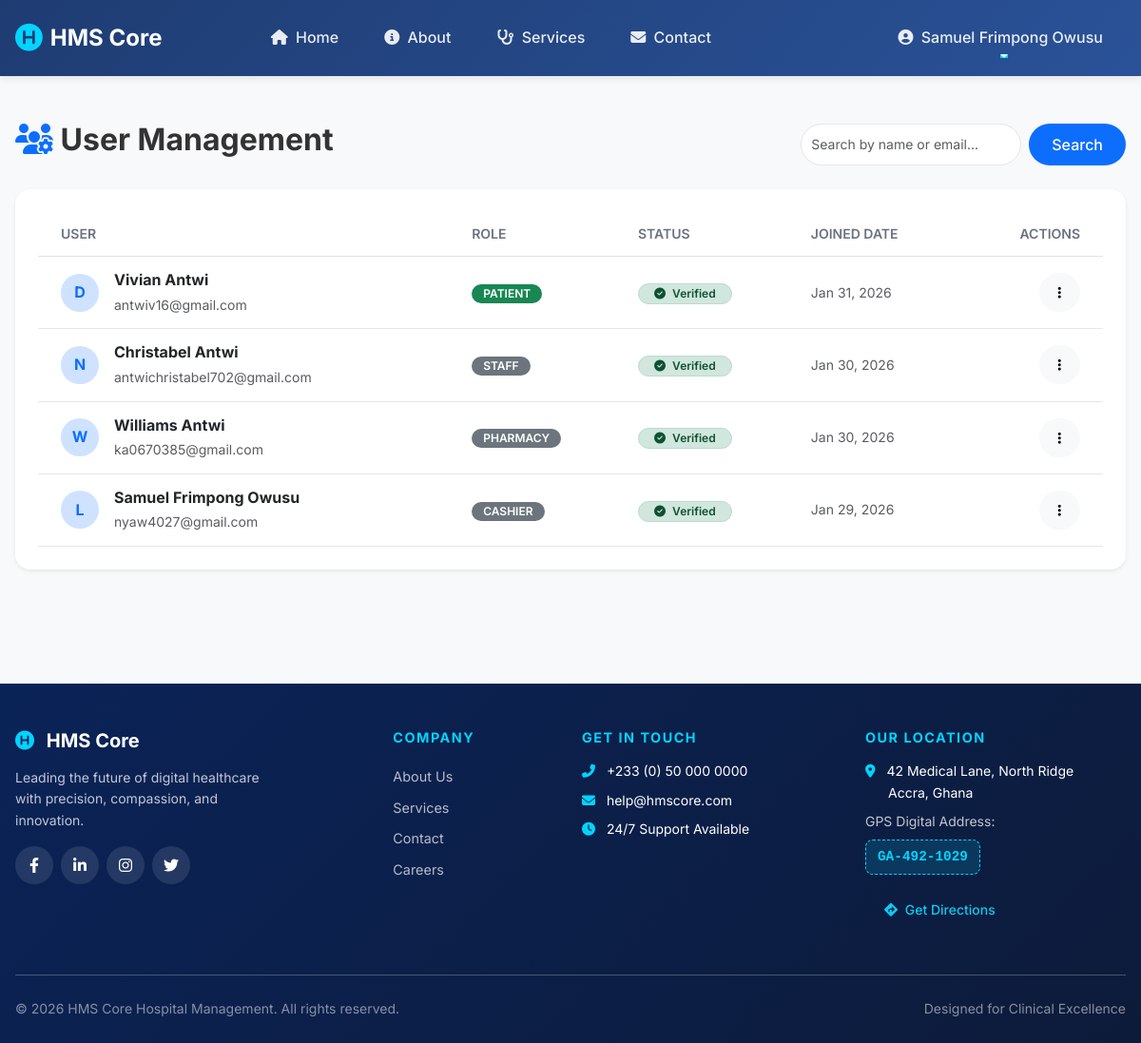
The page /manager/users/ (signed in) on the database as committed earlier.
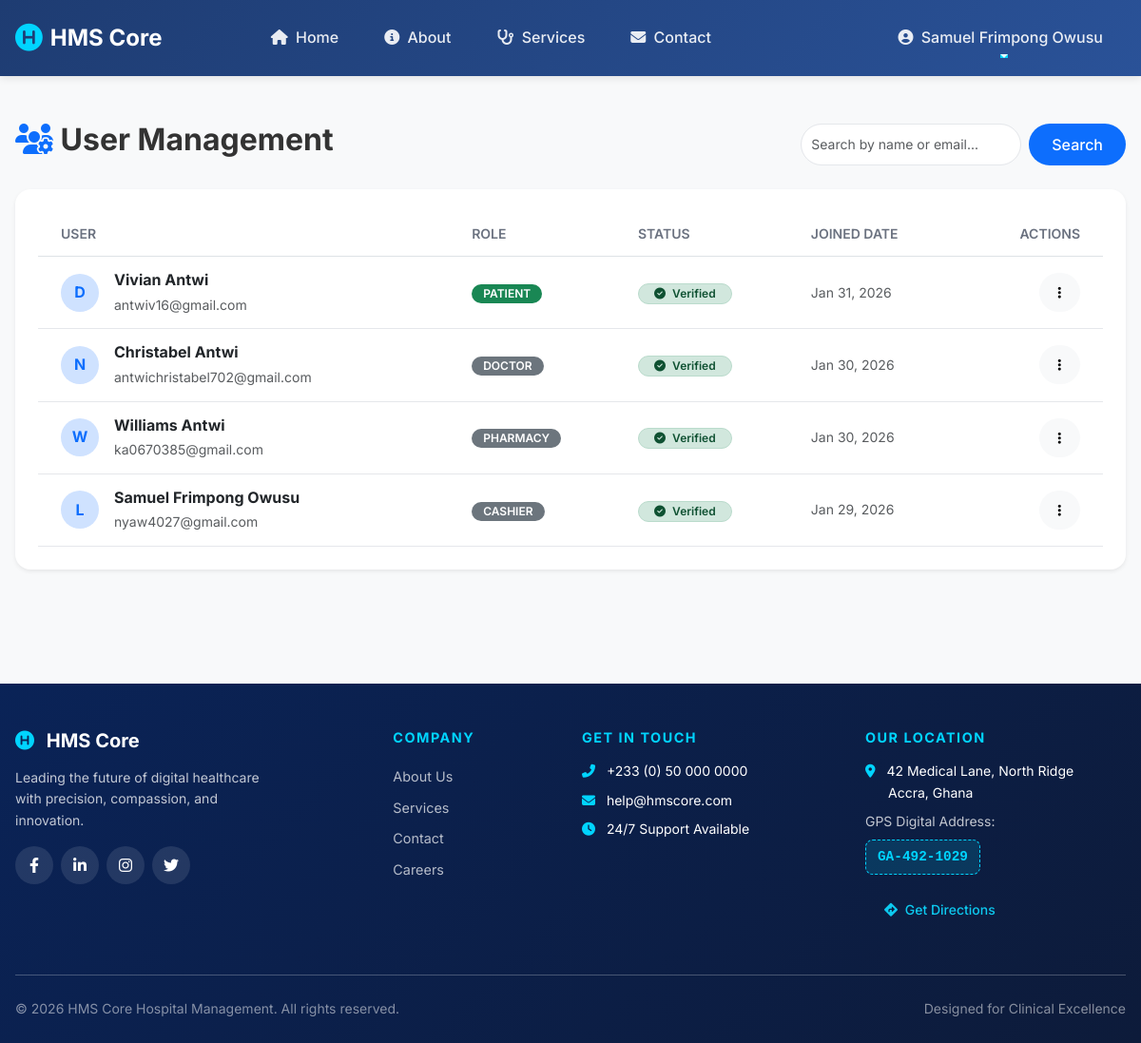
The same page on the database as committed later.
### accounts/models.py (models this page shows, shortened)
class User(AbstractUser):
    ROLE_CHOICES = (
        ('doctor', 'Doctor'),
        ('patient', 'Patient'),
        ('cashier', 'Cashier'),
        ('manager', 'Manager'),
        ('staff', 'Staff'),
        ('pharmacist', 'Pharmacist'), # Added this so your dashboard logic makes sense
        ('lab_tech', 'Lab Technician'),
    )
    role = models.CharField(max_length=20, choices=ROLE_CHOICES, default='patient')
    phone_number = models.CharField(max_length=15, blank=True, null=True)
    address = models.TextField(blank=True, null=True)
    date_of_birth = models.DateField(blank=True, null=True)
    profile_picture = models.ImageField(upload_to='profile_pics/', blank=True, null=True)
    created_at = models.DateTimeField(auto_now_add=True)
    updated_at = models.DateTimeField(auto_now=True)
    class Meta:
        ordering = ['-created_at']

### accounts/views.py (the view)
# urls.py: path('manager/users/', views.manage_users, name='manage_users'),
@login_required
def manage_users(request):
    if not (request.user.is_superuser or request.user.role == 'manager'):
        return redirect('dashboard')
    query = request.GET.get('search', '')
    users = User.objects.all().order_by('-date_joined')
    if query:
        users = users.filter(username__icontains=query) | users.filter(email__icontains=query)
    return render(request, 'manager/manage_users.html', {'users': users})

### templates/manager/manage_users.html (shortened to what this page needs)
{% extends 'shared/base.html' %}
{% block content %}
<div class="container py-5">
    <div class="d-flex justify-content-between align-items-center mb-4">
        <h2 class="fw-bold"><i class="fas fa-users-cog text-primary"></i> User Management</h2>
        <form class="d-flex" method="GET">
            <input class="form-control me-2 rounded-pill" type="search" name="search" placeholder="Search by name or email..." value="{{ request.GET.search }}">
            <button class="btn btn-primary rounded-pill px-4" type="submit">Search</button>
        </form>
    </div>
    <div class="card border-0 shadow-sm rounded-4 overflow-hidden">
        <div class="table-responsive">
            <table class="table table-hover align-middle mb-0">
                <thead class="bg-light">
                    <tr>
                        <th class="ps-4">User</th>
                        <th>Role</th>
                        <th>Status</th>
                        <th>Joined Date</th>
                        <th class="text-end pe-4">Actions</th>
                    </tr>
                </thead>
                <tbody>
                    {% for u in users %}
                    <tr>
                        <td class="ps-4">
                            <div class="d-flex align-items-center">
                                <div class="avatar-sm me-3 bg-primary-subtle text-primary rounded-circle d-flex align-items-center justify-content-center fw-bold" style="width: 40px; height: 40px;">
                                    {{ u.username|first|upper }}
                                </div>
                                <div>
                                    <span class="d-block fw-bold text-dark">{{ u.get_full_name|default:u.username }}</span>
                                    <span class="text-muted small">{{ u.email }}</span>
                                </div>
                            </div>
                        </td>
                        <td>
                            <span class="badge {% if u.role == 'doctor' %}bg-info{% elif u.role == 'manager' %}bg-dark{% elif u.role == 'patient' %}bg-success{% else %}bg-secondary{% endif %} rounded-pill">
                                {{ u.role|upper|default:"NONE" }}
                            </span>
                        </td>
                        <td>
                            {% if not u.is_active %}
                                <span class="badge bg-danger rounded-pill">
                                    <i class="fas fa-user-slash me-1"></i> Deactivated
                                </span>
                            {% elif u.profile.is_verified %}
                                <span class="badge bg-success-subtle text-success border border-success-subtle rounded-pill px-3">
                                    <i class="fas fa-check-circle me-1"></i> Verified
                                </span>
                            {% else %}
                                <span class="badge bg-warning-subtle text-warning border border-warning-subtle rounded-pill px-3">
                                    <i class="fas fa-clock me-1"></i> Pending
                                </span>
                            {% endif %}
                        </td>
                        <td class="text-muted small">{{ u.date_joined|date:"M d, Y" }}</td>
                        <td class="text-end pe-4">
                            <div class="dropdown">
                                <button class="btn btn-light btn-sm rounded-pill" data-bs-toggle="dropdown">
                                    <i class="fas fa-ellipsis-v"></i>
                                </button>
                            </div>
                        </td>
                    </tr>
                    {% endfor %}
                </tbody>
            </table>
        </div>
    </div>
</div>
{% endblock %}

### templates/shared/base.html (shortened to what this page needs)
<!DOCTYPE html>
<html lang="en">
<head>
    {% load static %}
    <link href="https://cdn.jsdelivr.net/npm/bootstrap@5.3.0/dist/css/bootstrap.min.css" rel="stylesheet">
    <link rel="stylesheet" href="https://cdnjs.cloudflare.com/ajax/libs/font-awesome/6.4.0/css/all.min.css">
    <link rel="stylesheet" href="{% static 'css/style.css' %}">
</head>
<body>
    <nav class="navbar navbar-expand-lg navbar-dark">
        <div class="container">
            <a class="navbar-brand" href="{% url 'home' %}">
                <i class="fas fa-hospital-symbol"></i>
                HMS Core
            </a>
            <div class="collapse navbar-collapse" id="navbarNav">
                <ul class="navbar-nav mx-auto">
                    <li class="nav-item">
                        <a class="nav-link" href="{% url 'home' %}">
                            <i class="fas fa-home me-1"></i> Home
                        </a>
                    </li>
                    <li class="nav-item">
                        <a class="nav-link" href="{% url 'about' %}">
                            <i class="fas fa-info-circle me-1"></i> About
                        </a>
                    </li>
                    <li class="nav-item">
                        <a class="nav-link" href="{% url 'services' %}">
                            <i class="fas fa-stethoscope me-1"></i> Services
                        </a>
                    </li>
                    <li class="nav-item">
                        <a class="nav-link" href="{% url 'contact' %}">
                            <i class="fas fa-envelope me-1"></i> Contact
                        </a>
                    </li>
                </ul>
                <ul class="navbar-nav ms-auto align-items-lg-center">
                    {% if user.is_authenticated %}
                        <li class="nav-item dropdown">
                            <a class="nav-link dropdown-toggle" href="#" role="button" data-bs-toggle="dropdown" aria-expanded="false">
                                <i class="fas fa-user-circle me-1"></i>
                                {{ user.get_full_name|default:user.username }}
                            </a>
                        </li>
                    {% endif %}
                </ul>
            </div>
        </div>
    </nav>
    <main>
        {% block content %}{% endblock %}
    </main>
    <footer class="custom-footer pt-5 pb-4 mt-5">
        <div class="container">
            <div class="row g-4">
                <div class="col-lg-3 col-md-6">
                    <h5 class="fw-bold mb-3">
                        <i class="fas fa-hospital-symbol me-2" style="color: var(--accent-color);"></i>
                        HMS Core
                    </h5>
                    <p class="small opacity-75">
                        Leading the future of digital healthcare with precision, compassion, and innovation.
                    </p>
                    <div class="d-flex gap-2 mt-3">
                        <a href="#" class="social-circle" aria-label="Facebook">
                            <i class="fab fa-facebook-f"></i>
                        </a>
                        <a href="#" class="social-circle" aria-label="LinkedIn">
                            <i class="fab fa-linkedin-in"></i>
                        </a>
                        <a href="#" class="social-circle" aria-label="Instagram">
                            <i class="fab fa-instagram"></i>
                        </a>
                        <a href="#" class="social-circle" aria-label="Twitter">
                            <i class="fab fa-twitter"></i>
                        </a>
                    </div>
                </div>
                <div class="col-lg-2 col-md-6 offset-lg-1">
                    <h6 class="footer-heading">Company</h6>
                    <ul class="list-unstyled">
                        <li><a href="{% url 'about' %}" class="footer-link">About Us</a></li>
                        <li><a href="{% url 'services' %}" class="footer-link">Services</a></li>
                        <li><a href="{% url 'contact' %}" class="footer-link">Contact</a></li>
                        <li><a href="#" class="footer-link">Careers</a></li>
                    </ul>
                </div>
                <div class="col-lg-3 col-md-6">
                    <h6 class="footer-heading">Get In Touch</h6>
                    <p class="small mb-2">
                        <i class="fas fa-phone-alt me-2" style="color: var(--accent-color);"></i>
                        +233 (0) 50 000 0000
                    </p>
                    <p class="small mb-2">
                        <i class="fas fa-envelope me-2" style="color: var(--accent-color);"></i>
                        help@hmscore.com
                    </p>
                    <p class="small mb-0">
                        <i class="fas fa-clock me-2" style="color: var(--accent-color);"></i>
                        24/7 Support Available
                    </p>
                </div>
                <div class="col-lg-3 col-md-6">
                    <h6 class="footer-heading">Our Location</h6>
                    <p class="small mb-2">
                        <i class="fas fa-map-marker-alt me-2" style="color: var(--accent-color);"></i>
                        42 Medical Lane, North Ridge<br>
                        <span class="ms-4">Accra, Ghana</span>
                    </p>
                    <div class="mb-3">
                        <span class="small d-block mb-2 opacity-75">GPS Digital Address:</span>
                        <div class="gps-badge">GA-492-1029</div>
                    </div>
                    <a href="https://www.google.com/maps/search/?api=1&query=Accra+Ghana"
                       target="_blank"
                       class="btn btn-sm btn-outline-info rounded-pill">
                        <i class="fas fa-directions me-1"></i> Get Directions
                    </a>
                </div>
            </div>
            <hr class="mt-5 mb-4 border-light opacity-10">
            <div class="row align-items-center">
                <div class="col-md-6 text-center text-md-start">
                    <p class="small opacity-50 mb-0">
                        &copy; 2026 HMS Core Hospital Management. All rights reserved.
                    </p>
                </div>
                <div class="col-md-6 text-center text-md-end">
                    <p class="small opacity-50 mb-0">
                        Designed for Clinical Excellence
                    </p>
                </div>
            </div>
        </div>
    </footer>
</body>
</html>

Rows that differ between the two databases and show on the page:
changed User "Christabel Antwi": role "STAFF" → "DOCTOR"
